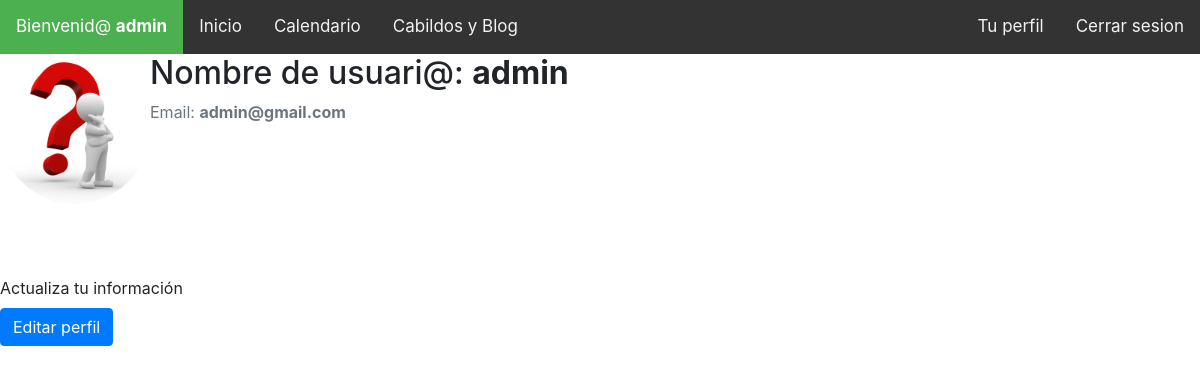
The page /perfil (signed in) on the database its author committed.
### posts/models.py (models this page shows, shortened)
class User(AbstractUser):
    pass

class Profile(models.Model):
    user = models.OneToOneField(User, on_delete=models.CASCADE)
    image = models.ImageField(default= 'default.jpg', upload_to='profile_pics')

### views_web/views.py (the view)
# urls.py: path('perfil', views.perfil),
def perfil(request):
    return render(request, 'perfil.html')

### templates/perfil.html (shortened to what this page needs)
{% load static %}
{% load crispy_forms_tags %}
<!DOCTYPE html>
<html lang="es">
<head>
        <link rel="stylesheet" href="{% static '/css/estilos.css' %}">
        <link rel="stylesheet" href="https://cdn.jsdelivr.net/npm/bootstrap@4.5.3/dist/css/bootstrap.min.css">
</head>
<body>
    <div class="topnav">
        <a class="active" style="color:#FFFFFF">Bienvenid@ <b>{{request.user.username}}</b></a>
        <a href="index">Inicio</a>
        <a href="calendario">Calendario</a>
        <a href="{% url 'list' %}">Cabildos y Blog</a>
        <div class="topnav-right">
            <a href="perfil">Tu perfil</a>
            <a href="/logout">Cerrar sesion</a>
        </div>
      </div>
    <main>
        {% block content %}
            <div class="content-section">
                <div class="media">
                    <img class="rounded-circle account-img" src="{{ user.profile.image.url }}" width='150' height='150'>
                    <div class="media-body">
                        <h2 class="account-heading">Nombre de usuari@: <b>{{ user.username }}</b></h2>
                        <p class="text-secondary">Email: <b>{{ user.email }}</b></p>
                    </div>
                </div>
                <br>
                <br>
                <br>
                <form method="POST" action = '' enctype="multipart/form-data">
                    <label>Actualiza tu información</label>
                    <div>
                     <a href='editar_perfil' class="btn btn-primary">Editar perfil</a>
                    </div>
            </div>
        {% endblock content %}
    </main>
</body>
</html>

### static/css/estilos.css (style rules this page uses)
* { margin: 0; padding: 0; box-sizing: border-box; }
body { font-family: 'open sans'; }
body { font-family: "Lato", sans-serif; }
.topnav { background-color: #333; overflow: hidden; text-decoration: none; }
.topnav a { text-decoration: none; float: left; color: #f2f2f2; text-align: center; padding: 14px 16px; font-size: 17px; }
.topnav a.active { background-color: #4CAF50; color: white; text-decoration: none; }
.topnav-right { float: right; text-align: right; text-decoration: none; }
body { margin-top:20px; }
img { max-width: 100%; }
img { vertical-align: middle; border-style: none; }

### rows shown on the page
User: user.username "admin", profile.image (placeholder picture), username "admin", email "admin@gmail.com"
